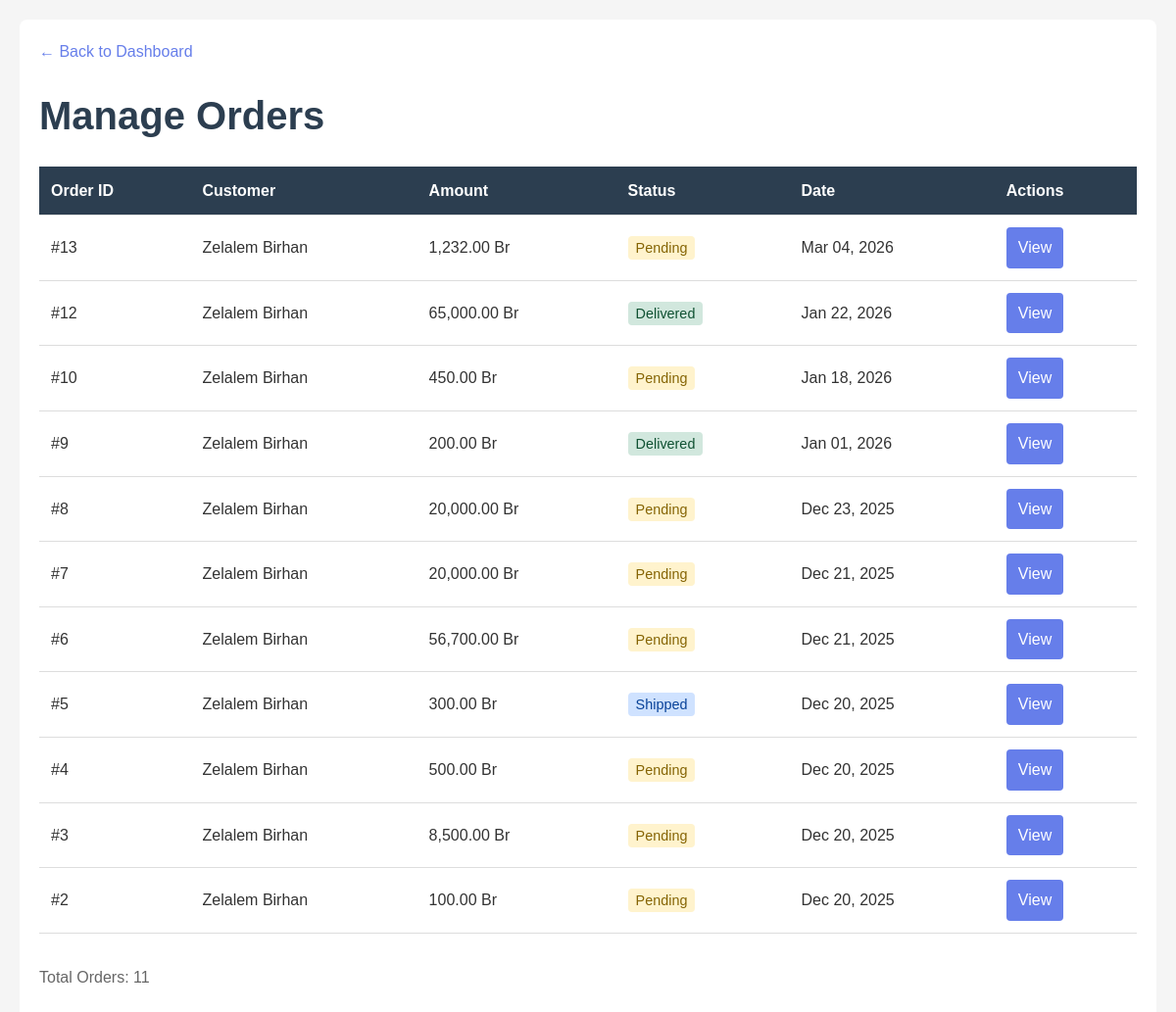
Screenshot of /admin/orders.php (signed in) with the database file from the repository.
### tables this page shows
CREATE TABLE `orders` (
  `id` int(11) NOT NULL,
  `customer_id` int(11) NOT NULL,
  `seller_id` int(11) DEFAULT NULL,
  `status` enum('Pending','Paid','Shipped','Delivered','Cancelled','pending','confirmed','processing','shipped','delivered','cancelled') DEFAULT 'Pending',
  `payment_status` enum('pending','completed','failed','refunded') DEFAULT 'pending',
  `transaction_id` varchar(255) DEFAULT NULL,
  `stripe_payment_intent_id` varchar(255) DEFAULT NULL,
  `total_amount` decimal(10,2) NOT NULL,
  `shipping_address` varchar(255) DEFAULT NULL,
  `tracking_number` varchar(100) DEFAULT NULL,
  `notes` text DEFAULT NULL,
  `created_at` timestamp NOT NULL DEFAULT current_timestamp(),
  `updated_at` timestamp NOT NULL DEFAULT current_timestamp() ON UPDATE current_timestamp(),
  `payment_method` varchar(50) DEFAULT NULL
);

CREATE TABLE `users` (
  `id` int(11) NOT NULL,
  `email` varchar(255) NOT NULL,
  `password_hash` varchar(255) NOT NULL,
  `full_name` varchar(255) NOT NULL,
  `phone` varchar(20) DEFAULT NULL,
  `role` enum('customer','seller','admin') DEFAULT 'customer',
  `profile_picture` varchar(255) DEFAULT NULL,
  `bio` text DEFAULT NULL,
  `address` varchar(255) DEFAULT NULL,
  `city` varchar(100) DEFAULT NULL,
  `country` varchar(100) DEFAULT NULL,
  `postal_code` varchar(20) DEFAULT NULL,
  `is_verified` tinyint(1) DEFAULT 0,
  `is_active` tinyint(1) DEFAULT 1,
  `created_at` timestamp NOT NULL DEFAULT current_timestamp(),
  `updated_at` timestamp NOT NULL DEFAULT current_timestamp() ON UPDATE current_timestamp()
);

### php/db.php (called while the page is built, shortened)
<?php
class Database {
    private static $connection = null;
    public static function get_connection() {
        if (self::$connection === null) {
            try {
                $dsn = 'mysql:host=' . DB_HOST . ';dbname=' . DB_NAME . ';charset=utf8mb4';
                self::$connection = new PDO(
                    $dsn,
                    DB_USER,
                    DB_PASS,
                    [
                        PDO::ATTR_ERRMODE => PDO::ERRMODE_EXCEPTION,
                        PDO::ATTR_DEFAULT_FETCH_MODE => PDO::FETCH_ASSOC,
                        PDO::ATTR_EMULATE_PREPARES => false,
                    ]
                );
            } catch (PDOException $e) {
                error_log('Database connection failed: ' . $e->getMessage());
                throw new Exception('Database connection failed. Please try again later.');
            }
        }
        return self::$connection;
    }
    public static function execute_query($sql, $params = []) {
        try {
            $connection = self::get_connection();
            $stmt = $connection->prepare($sql);
            $stmt->execute($params);
            return $stmt;
        } catch (PDOException $e) {
            error_log('Query execution failed: ' . $e->getMessage());
            throw new Exception('Database query failed. Please try again later.');
        }
    }
    public static function fetch_all($sql, $params = []) {
        try {
            $stmt = self::execute_query($sql, $params);
            return $stmt->fetchAll();
        } catch (Exception $e) {
            error_log('Fetch all failed: ' . $e->getMessage());
            return [];
        }
    }
}
?>

### admin/orders.php (the view, shortened to what this page needs)
<?php
require_once __DIR__ . '/../php/db.php';
?>
<!DOCTYPE html>
<html>
<head>
    <link rel="stylesheet" href="../css/style.css">
</head>
<body>
    <div class="container">
        <a href="dashboard.php" class="back-link">← Back to Dashboard</a>
        <h1>Manage Orders</h1>
        <?php
        $orders = Database::fetch_all("
            SELECT o.id, o.customer_id, o.total_amount, o.status, o.created_at, u.full_name
            FROM orders o
            LEFT JOIN users u ON o.customer_id = u.id
            ORDER BY o.created_at DESC
        ");
        ?>
        <table>
            <thead>
                <tr>
                    <th>Order ID</th>
                    <th>Customer</th>
                    <th>Amount</th>
                    <th>Status</th>
                    <th>Date</th>
                    <th>Actions</th>
                </tr>
            </thead>
            <tbody>
                <?php foreach ($orders as $order): ?>
                <tr>
                    <td>#<?php echo $order['id']; ?></td>
                    <td><?php echo htmlspecialchars($order['full_name'] ?? 'Unknown'); ?></td>
                    <td><?php echo number_format($order['total_amount'], 2); ?> Br</td>
                    <td><span class="status <?php echo strtolower($order['status']); ?>"><?php echo $order['status']; ?></span></td>
                    <td><?php echo date('M d, Y', strtotime($order['created_at'])); ?></td>
                    <td>
                        <a href="order-detail.php?id=<?php echo $order['id']; ?>" class="btn">View</a>
                    </td>
                </tr>
                <?php endforeach; ?>
            </tbody>
        </table>
        <p style="margin-top: 20px; color: #666;">Total Orders: <?php echo count($orders); ?></p>
    </div>
</body>
</html>

### css/style.css (style rules this page uses)
* { margin: 0; padding: 0; box-sizing: border-box; }
:root { --primary-color: #1a472a; --secondary-color: #d4af37; --accent-color: #e74c3c; --text-color: #333; --light-bg: #f5f5f5; --border-color: #ddd; --success-color: #27ae60; --error-color: #e74c3c; --warning-color: #f39c12; --info-color: #3498db; }
html { font-size: 16px; }
body { font-family: 'Segoe UI', Tahoma, Geneva, Verdana, sans-serif; color: var(--text-color); background-color: #fff; line-height: 1.6; }
h1, h2, h3, h4, h5, h6 { margin-bottom: 1rem; color: var(--primary-color); }
h1 { font-size: 2.5rem; }
p { margin-bottom: 1rem; }
a { color: var(--primary-color); text-decoration: none; transition: color 0.3s ease; }
.container { max-width: 1200px; margin: 0 auto; padding: 0 20px; }
.btn { display: inline-block; padding: 10px 20px; border: none; border-radius: 4px; cursor: pointer; font-size: 1rem; transition: all 0.3s ease; text-align: center; text-decoration: none; }
table { width: 100%; border-collapse: collapse; margin-bottom: 2rem; }
thead { background-color: var(--light-bg); }
th { padding: 12px; text-align: left; font-weight: 600; border-bottom: 2px solid var(--border-color); }
td { padding: 12px; border-bottom: 1px solid var(--border-color); }

### admin/orders.php (style rules this page uses)
body { font-family: Arial, sans-serif; margin: 0; padding: 20px; background: #f5f5f5; }
.container { max-width: 1200px; margin: 0 auto; background: white; padding: 20px; border-radius: 8px; }
h1 { color: #2c3e50; }
table { width: 100%; border-collapse: collapse; margin-top: 20px; }
th, td { padding: 12px; text-align: left; border-bottom: 1px solid #ddd; }
th { background: #2c3e50; color: white; }
.btn { padding: 8px 12px; background: #667eea; color: white; border: none; border-radius: 4px; cursor: pointer; }
.back-link { display: inline-block; margin-bottom: 20px; color: #667eea; text-decoration: none; }
.status { padding: 4px 8px; border-radius: 4px; font-size: 0.9rem; }
.status.pending { background: #fff3cd; color: #856404; }
.status.shipped { background: #cfe2ff; color: #084298; }
.status.delivered { background: #d1e7dd; color: #0f5132; }

### rows the page displays
orders: id "13", customer.full_name "Zelalem Birhan", total_amount "1,232.00", status "Pending", created_at "Mar 04, 2026"
orders: id "12", customer.full_name "Zelalem Birhan", total_amount "65,000.00", status "Delivered", created_at "Jan 22, 2026"
orders: id "10", customer.full_name "Zelalem Birhan", total_amount "450.00", status "Pending", created_at "Jan 18, 2026"
orders: id "9", customer.full_name "Zelalem Birhan", total_amount "200.00", status "Delivered", created_at "Jan 01, 2026"
orders: id "8", customer.full_name "Zelalem Birhan", total_amount "20,000.00", status "Pending", created_at "Dec 23, 2025"
orders: id "7", customer.full_name "Zelalem Birhan", total_amount "20,000.00", status "Pending", created_at "Dec 21, 2025"
orders: id "6", customer.full_name "Zelalem Birhan", total_amount "56,700.00", status "Pending", created_at "Dec 21, 2025"
orders: id "5", customer.full_name "Zelalem Birhan", total_amount "300.00", status "Shipped", created_at "Dec 20, 2025"
orders: id "4", customer.full_name "Zelalem Birhan", total_amount "500.00", status "Pending", created_at "Dec 20, 2025"
orders: id "3", customer.full_name "Zelalem Birhan", total_amount "8,500.00", status "Pending", created_at "Dec 20, 2025"
orders: id "2", customer.full_name "Zelalem Birhan", total_amount "100.00", status "Pending", created_at "Dec 20, 2025"

### other values shown
count($orders) "11"
